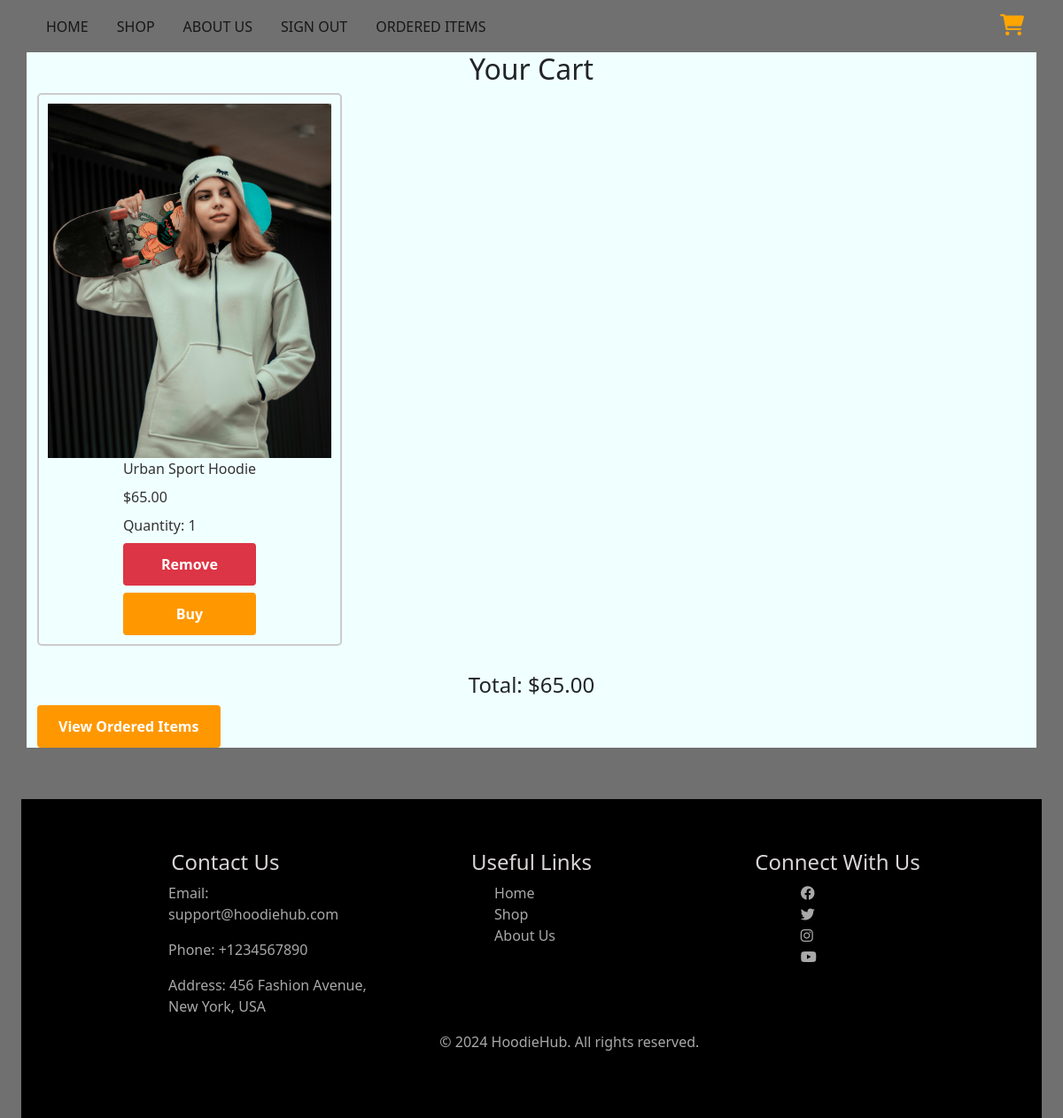
The page /cart/ (signed in) on the database its author committed.
### myapp/models.py (models this page shows, shortened)
class CartItem(models.Model):
    user = models.ForeignKey(User, on_delete=models.CASCADE)
    product = models.ForeignKey(Product, on_delete=models.CASCADE)
    quantity = models.IntegerField(default=1)

class Product(models.Model):
    name = models.CharField(max_length=255)
    price = models.DecimalField(max_digits=10, decimal_places=2)
    description = models.TextField()
    image = models.ImageField(upload_to='product_images/', null=True, blank=True)

### myapp/views.py (the view)
# urls.py: path('cart/', cart, name='cart'),
@login_required
def cart(request):
    cart_items = CartItem.objects.filter(user=request.user)
    total = sum(item.product.price * item.quantity for item in cart_items)
    context = {
        'cart_items': cart_items,
        'total': total,
    }
    return render(request, 'cart.html', context)

### myapp/templates/Cart.html (shortened to what this page needs)
{% extends "Base.html" %}
{% block content %}
<body class="cart">
    <div class="cart container section">
        <h2>Your Cart</h2>
        <div class="cartItems">
            {% for item in cart_items %}
            <div class="cartItem">
                <img class="cart-image" src="{{ item.product.image.url }}" alt="{{ item.product.name }}">
                <div class="itemInfo">
                    <span>{{ item.product.name }}</span>
                    <span>${{ item.product.price }}</span>
                    <span>Quantity: {{ item.quantity }}</span>
                    <form method="post" action="{% url 'remove_from_cart' item.id %}">
                        <button type="submit" class="btn btn-danger">Remove</button>
                    </form>
                    <a href="{% url 'buy_now' item.product.id %}" class="btn btn-primary">Buy</a>
                </div>
            </div>
            {% endfor %}
        </div>
        <div class="total">
            <h4>Total: ${{ total }}</h4>
        </div>
        <a href="{% url 'view_ordered_items' %}" class="btn btn-success">View Ordered Items</a>
    </div>
</body>
{% endblock content %}

### myapp/static/style/Styles.css (style rules this page uses)
:root { --primaryColor: hsl(233, 52%, 19%); --secondaryColor: hsl(233, 16%, 44%); --hoverColor: hsl(8, 100%, 70%); --blackColor: #707070; --greyText: hsl(0, 0%, 75%); --bgColor: hsl(0, 0%, 100%); --shadowColor: hsla(0, 0%, 0%, 0.314); --gradient: linear-gradient(to bottom, hsl(16, 100%, 71%), hsl(8, 100%, 70%)); --boxShadow: rgba(0, 0, 0, 0.1) 0px 10px 15px -3px, rgba(0, 0, 0, 0.05) 0px 4px 6px -2px; --borderRadius: 10px; --biggestFontSize: 2.4rem; --h1FontSize: 2rem; --h2FontSize: 1.25rem; --h3FontSize: 1rem; --normalFontSize: 0.938rem; --smallFontSize: 0.813rem; --smallerFontSize: 0.75rem; }
body { background-color: #707070; }
.btn { text-decoration: none; }
span { font-weight: 500; font-size: var(--h3FontSize); color: var(--secondaryColor); }
.cart-image { max-width: 500px; max-height: 400px; object-fit: cover; }
.cart { background-color: azure; }
.cart h2, h4 { text-align: center; }
.cartItems { display: flex; flex-wrap: wrap; gap: 20px; }
.cartItem { display: flex; flex-direction: column; align-items: center; border: 2px solid #ccc; padding: 10px; border-radius: 5px; }
.itemInfo .btn { text-decoration: none; }
.cart .btn { text-decoration: none; }
.cart .btn-danger { background-color: #dc3545; color: white; border: none; width: 100%; }
.itemInfo { display: flex; flex-direction: column; gap: 0.5rem; }
.itemInfo span { font-size: 1rem; color: #333; }
.btn { display: inline-block; padding: 0.75rem 1.5rem; font-size: 1rem; font-weight: bold; color: #fff; background: #ff9800; border: none; border-radius: 4px; text-decoration: none; transition: background 0.3s ease; }
.total { margin-top: 30px; font-size: 20px; font-weight: bold; text-align: right; }

### rows shown on the page
CartItem: product.image (picture), product.name "Urban Sport Hoodie", product.price "65.00", quantity "1"

### other values the page prints
{{ total }} "65.00"
